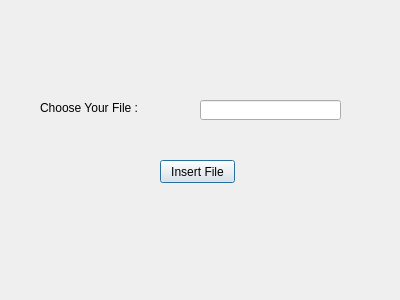
<?xml version="1.0" encoding="UTF-8"?>
<ui version="4.0">
 <class>Dialog</class>
 <widget class="QDialog" name="Dialog">
  <property name="geometry">
   <rect>
    <x>0</x>
    <y>0</y>
    <width>400</width>
    <height>300</height>
   </rect>
  </property>
  <property name="windowTitle">
   <string>Dialog</string>
  </property>
  <widget class="QLabel" name="label">
   <property name="geometry">
    <rect>
     <x>40</x>
     <y>100</y>
     <width>151</width>
     <height>16</height>
    </rect>
   </property>
   <property name="text">
    <string>&lt;html&gt;&lt;head/&gt;&lt;body&gt;&lt;p&gt;&lt;span style=&quot; font-size:12pt; font-weight:600;&quot;&gt;Choose Your File :&lt;/span&gt;&lt;/p&gt;&lt;/body&gt;&lt;/html&gt;</string>
   </property>
  </widget>
  <widget class="QLineEdit" name="lineEdit">
   <property name="geometry">
    <rect>
     <x>200</x>
     <y>100</y>
     <width>141</width>
     <height>20</height>
    </rect>
   </property>
  </widget>
  <widget class="QPushButton" name="pushButton">
   <property name="geometry">
    <rect>
     <x>160</x>
     <y>160</y>
     <width>75</width>
     <height>23</height>
    </rect>
   </property>
   <property name="text">
    <string>Insert File</string>
   </property>
  </widget>
 </widget>
 <resources/>
 <connections/>
</ui>
